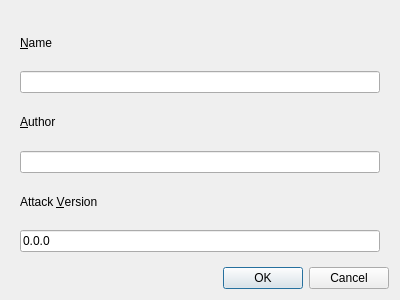
<?xml version="1.0" encoding="UTF-8"?>
<ui version="4.0">
 <class>CreateNewAttack</class>
 <widget class="QDialog" name="CreateNewAttack">
  <property name="geometry">
   <rect>
    <x>0</x>
    <y>0</y>
    <width>400</width>
    <height>300</height>
   </rect>
  </property>
  <property name="windowTitle">
   <string>Create New Attack</string>
  </property>
  <layout class="QVBoxLayout" name="verticalLayout_2">
   <item>
    <widget class="QWidget" name="widget" native="true">
     <layout class="QVBoxLayout" name="verticalLayout">
      <item>
       <widget class="QLabel" name="label">
        <property name="text">
         <string>&amp;Name</string>
        </property>
        <property name="buddy">
         <cstring>a_name</cstring>
        </property>
       </widget>
      </item>
      <item>
       <widget class="QLineEdit" name="a_name"/>
      </item>
      <item>
       <widget class="QLabel" name="label_2">
        <property name="text">
         <string>&amp;Author</string>
        </property>
        <property name="buddy">
         <cstring>a_auth</cstring>
        </property>
       </widget>
      </item>
      <item>
       <widget class="QLineEdit" name="a_auth"/>
      </item>
      <item>
       <widget class="QLabel" name="label_3">
        <property name="text">
         <string>Attack &amp;Version</string>
        </property>
        <property name="buddy">
         <cstring>a_ver</cstring>
        </property>
       </widget>
      </item>
      <item>
       <widget class="QLineEdit" name="a_ver">
        <property name="text">
         <string>0.0.0</string>
        </property>
       </widget>
      </item>
     </layout>
    </widget>
   </item>
   <item>
    <widget class="QDialogButtonBox" name="buttonBox">
     <property name="orientation">
      <enum>Qt::Horizontal</enum>
     </property>
     <property name="standardButtons">
      <set>QDialogButtonBox::Cancel|QDialogButtonBox::Ok</set>
     </property>
    </widget>
   </item>
  </layout>
 </widget>
 <resources/>
 <connections>
  <connection>
   <sender>buttonBox</sender>
   <signal>accepted()</signal>
   <receiver>CreateNewAttack</receiver>
   <slot>accept()</slot>
   <hints>
    <hint type="sourcelabel">
     <x>248</x>
     <y>254</y>
    </hint>
    <hint type="destinationlabel">
     <x>157</x>
     <y>274</y>
    </hint>
   </hints>
  </connection>
  <connection>
   <sender>buttonBox</sender>
   <signal>rejected()</signal>
   <receiver>CreateNewAttack</receiver>
   <slot>reject()</slot>
   <hints>
    <hint type="sourcelabel">
     <x>316</x>
     <y>260</y>
    </hint>
    <hint type="destinationlabel">
     <x>286</x>
     <y>274</y>
    </hint>
   </hints>
  </connection>
 </connections>
</ui>
